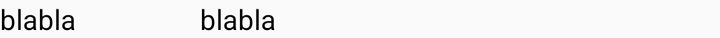
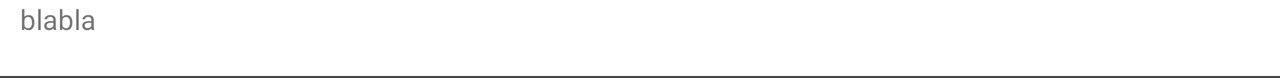

One screen, two layout resources from the same app: the default and the repository's alternative for another configuration. Each is rendered where Android would select it; the XML of both is given below.
<!-- AndroidManifest.xml: application theme AppTheme.NoActionBar -->
<!-- res/layout/pass_list_layout.xml -->
<?xml version="1.0" encoding="utf-8"?>
<LinearLayout xmlns:android="http://schemas.android.com/apk/res/android"
    android:id="@+id/rlPassListItem"
    android:layout_width="fill_parent"
    android:layout_height="wrap_content"
    android:orientation="horizontal">

    <TextView
        android:id="@+id/tvName"
        android:layout_width="wrap_content"
        android:layout_height="wrap_content"
        android:layout_gravity="center"
        android:width="100dip"
        android:text="blabla "
        android:textColor="#000000" />

    <TextView
        android:id="@+id/tvUserName"
        android:layout_width="match_parent"
        android:layout_height="wrap_content"
        android:layout_gravity="center"
        android:text="blabla"
        android:textColor="#000000" />
</LinearLayout>
<!-- resources referenced by this layout -->
<resources>
  <style name="AppTheme.NoActionBar">
          <item name="windowActionBar">false</item>
          <item name="windowNoTitle">true</item>
      </style>
</resources>
<!-- res/layout-w600dp/pass_list_layout.xml (the repository's variant of the layout above) -->
<!-- drawn on the phone turned sideways -->
<?xml version="1.0" encoding="utf-8"?>
<RelativeLayout xmlns:android="http://schemas.android.com/apk/res/android"
    xmlns:app="http://schemas.android.com/apk/res-auto"
    xmlns:tools="http://schemas.android.com/tools"
    android:layout_width="match_parent"
    android:layout_height="wrap_content"
    android:background="@drawable/backgroud_list_selector"
    android:paddingLeft="0dp"
    android:paddingRight="0dp"
    >

    <RelativeLayout
        android:id="@+id/rlPassListItem"
        android:layout_width="match_parent"
        android:layout_height="wrap_content"
        android:background="@drawable/backgroud_list_selector"
        android:paddingLeft="10dp"
        android:paddingRight="10dp"
        >

    <TextView
        android:id="@+id/tvName"
        android:layout_width="match_parent"
        android:layout_height="wrap_content"
        android:layout_gravity="center"
        android:text="blabla "
        android:layout_alignParentStart="true"
        android:layout_alignParentTop="true"

        />


    <TextView
        android:id="@+id/tvUserName"
        android:layout_width="match_parent"
        android:layout_height="wrap_content"
        android:text=""
        android:layout_below="@id/tvName"
        android:layout_alignParentStart="true"
        />


    </RelativeLayout>

    <TableRow
        android:id="@+id/LineBottom"
        android:layout_width="match_parent"
        android:layout_height="1dp"
        android:background="#444"
        android:layout_below="@id/rlPassListItem"
        />

</RelativeLayout>
<!-- resources referenced by the variant -->
<!-- as the phone turned sideways resolves them -->
<resources>
  <!-- drawable backgroud_list_selector (drawable) -->
  <?xml version="1.0" encoding="utf-8"?>
  <selector xmlns:android="http://schemas.android.com/apk/res/android">
      <item android:drawable="@color/colorTitle" android:state_pressed="false" android:state_selected="true" />
      <item android:drawable="@android:color/white" android:state_selected="false" />
  </selector>
  <style name="AppTheme.NoActionBar">
          <item name="windowActionBar">false</item>
          <item name="windowNoTitle">true</item>
      </style>
  <color name="colorTitle">#FF0076FF</color>
</resources>
